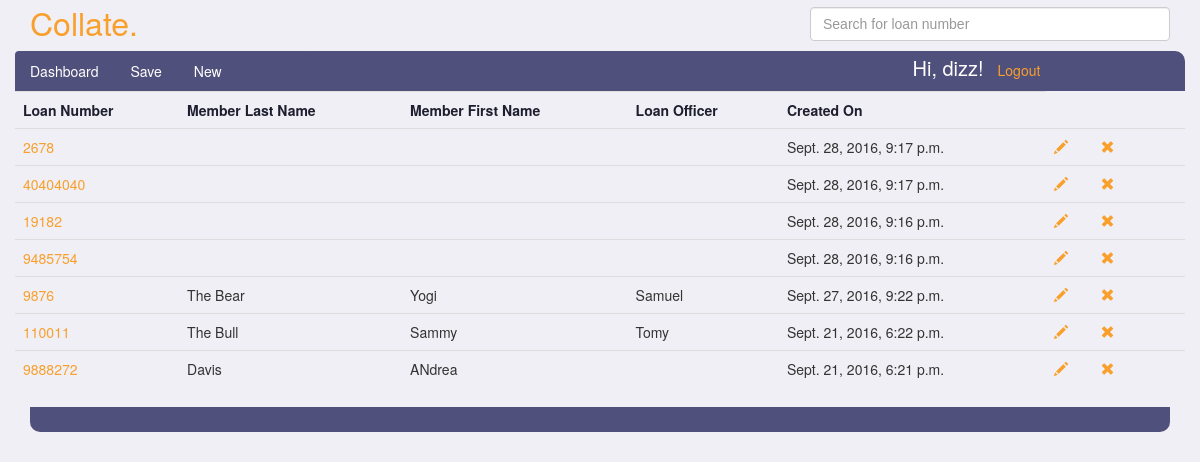
The app's page /dizz/submittals/ (signed in), older data.
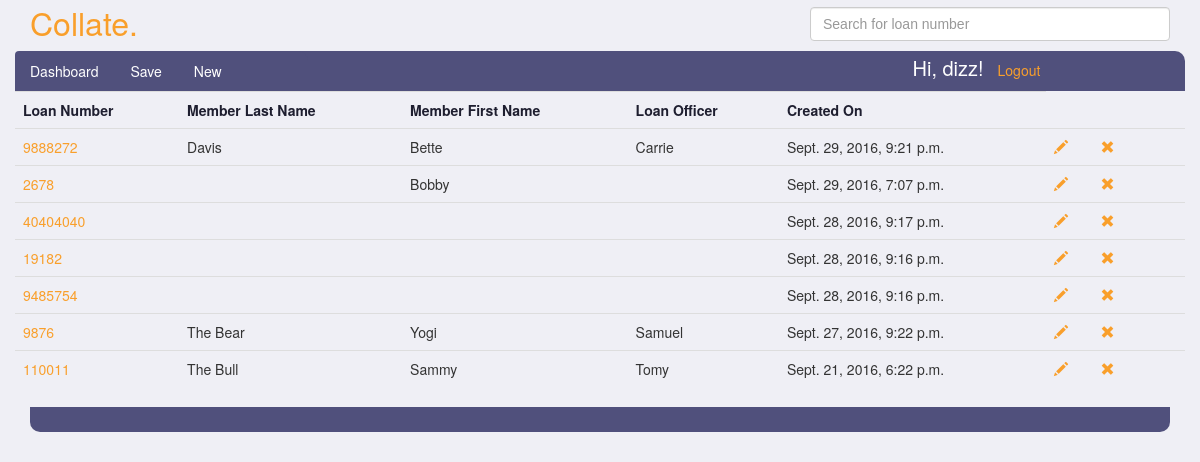
The same page, newer data.
### submittals/models.py (models this page shows, shortened)
class Submittal(models.Model):
    ACCOUNT_TYPES = (
        ('EQ', 'Equity Line of Credit'),
        ('EL', 'Equity Loan'),
    )
    PAY_TYPES = (
        ('BW', 'Bi-Weekly'),
        ('SM', 'Semi-Monthly'),
        ('MO', 'Monthly'),
        ('WK', 'Weekly'),
    )
    EMAIL_TEMPLATE_TYPES = (
        ('IN', 'Initial Contact - Email'),
        ('PR', 'Processor Submit - Email'),
        ('IA', 'Initial Approval - Email'),
        ('FN', 'Final Approval - Email'),
    )
    SMS_TEMPLATE_TYPES = (
        ('IN', 'Initial Contact - SMS'),
        ('PR', 'Processor Submit - SMS'),
        ('IA', 'Initial Approval - SMS'),
        ('FN', 'Final Approval - SMS'),
    )
    loan_number = models.PositiveIntegerField(unique=True)
    account_type = models.CharField(max_length=256, blank=True, choices=ACCOUNT_TYPES)
    loan_officer = models.CharField(max_length=256, blank=True)
    loan_processor = models.ForeignKey(Person, related_name="submittals", null=True, blank=True)
    loan_story = models.CharField(max_length=2560, blank=True)
    b1_first_name = models.CharField(max_length=256, blank=True)
    b1_last_name = models.CharField(max_length=256, blank=True)
    b2_first_name = models.CharField(max_length=256, blank=True)
    b2_last_name = models.CharField(max_length=256, blank=True)
    b1_employer_name = models.CharField(max_length=256, blank=True)
    b2_employer_name = models.CharField(max_length=256, blank=True)
    b1_phone_number = models.CharField(max_length=256, blank=True)
    b2_phone_number = models.CharField(max_length=256, blank=True)
    sms_template_select = models.CharField(max_length=256, blank=True, choices=SMS_TEMPLATE_TYPES)
    sms_message = models.CharField(max_length=512, blank=True)
    b1_email_address = models.EmailField(max_length=256, blank=True)
    b2_email_address = models.EmailField(max_length=256, blank=True)
    email_template_select = models.CharField(max_length=256, blank=True, choices=EMAIL_TEMPLATE_TYPES)
    email_message = models.CharField(max_length=2048, blank=True)
    b1_hire_date = models.CharField(max_length=256, blank=True)
    b2_hire_date = models.CharField(max_length=256, blank=True)
    b1_income_amount = models.PositiveIntegerField(null=True, blank=True)
    b2_income_amount = models.PositiveIntegerField(null=True, blank=True)
    b1_pay_frequency = models.CharField(max_length=256, blank=True, choices=PAY_TYPES)
    b2_pay_frequency = models.CharField(max_length=256, blank=True, choices=PAY_TYPES)
    b1_period_end_date = models.CharField(max_length=256, blank=True)
    b2_period_end_date = models.CharField(max_length=256, blank=True)
    b1_income_output = models.CharField(max_length=256, blank=True)
    b2_income_output = models.CharField(max_length=256, blank=True)
    created_at = models.DateTimeField(auto_now=True)

### submittals/views.py (the view)
# urls.py: url(r'^(?P<username>\w+)/submittals/$', views.dashboard, name='dashboard'),
@login_required
def dashboard(request, username):
    if request.method == 'GET':
        person = Person.objects.get(user=request.user)
        submittals = person.submittals.all().order_by('-created_at')
        loan_list = list(submittals.values_list('loan_number', flat=True))
        loan_strings = list(map(str, loan_list))
        loan_numbers = json.dumps(loan_strings)
    return render(request, 'dashboard.html', {'submittals': submittals, 'autolist': loan_numbers })

### templates/dashboard.html (shortened to what this page needs)
{% extends 'submittal-layout.html' %}
{% block body %}
<div class="container">
<main class="drop-down">
    <section class="row dashboard-first-row">
        <table class="table table-hover submittal-list">
        <tr>
            <th>Loan Number</th>
            <th>Member Last Name</th>
            <th>Member First Name</th>
            <th>Loan Officer</th>
            <th>Created On</th>
        </tr>
        {% for s in submittals %}
            <tr id="item-{{ s.id }}">
                <td><a href="/{{ request.user.username }}/submittals/{{ s.id }}">{{ s.loan_number }}</a></td>
                <td>{{ s.b1_last_name }}</td>
                <td>{{ s.b1_first_name }}</td>
                <td>{{ s.loan_officer }}</td>
                <td>{{ s.created_at }}</td>
                <td><a href="/{{ request.user.username }}/submittals/{{ s.id }}"><span title="Edit" id="{{ s.id }}"
                          class="glyphicon glyphicon-pencil edit-glyphicon"></span></a></td>
                <td><span title="Delete" id="{{ s.id }}"
                          class="glyphicon glyphicon-remove delete-glyphicon delete-submit"></span></td>
            </tr>
        {% endfor %}
            </table>
        </section>
    <div class="nav-bottom"></div>
            </div>
      <div class="col-md-4"></div>
      <div class="col-md-4"></div>
    <div class="row">
      <div class="col-md-6"></div>
      <div class="col-md-6"></div>
    </div>
{% endblock %}

### templates/submittal-layout.html (shortened to what this page needs)
<!DOCTYPE html>
<html>
<head>
<link rel="stylesheet" href="https://maxcdn.bootstrapcdn.com/bootstrap/3.3.7/css/bootstrap.min.css"
>
{% load static %}
<link rel="stylesheet" type="text/css" href="{% static 'css/submittals.css' %}">
    <link rel="stylesheet" type="text/css" href="{% static 'css/dashboard.css' %}">
     <link rel="stylesheet" href="//code.jquery.com/ui/1.12.1/themes/base/jquery-ui.css">
</head>
<body>
<div class="container">
    <div class="row">
        <section class="col-xs-2 title"><a href='/'>Collate.</a></section>
        <section class="ui-widget col-xs-4 pull-right">
            <input type="search" name="search" class="form-control" id="search-box" placeholder="Search for loan number">
        </section>
    </div>
    <div class="row">
<header class="nav">
    <ul class="nav nav-pills col-md-3 col-sm-5 col-xs-8">
      <li role="presentation" class="active"><a href="/{{ user.username }}/submittals/">Dashboard</a></li>
      <li role="presentation"><a onClick="saveSubmit(); return false;" id="save" href="">Save</a></li>
      <li role="presentation"><a href="/{{ user.username }}/submittals/new/">New</a></li>
</ul>
        <ul class="col-md-3 pull-right list-inline logout-list">
            <li><h5>Hi, {{ request.user.username }}!</h5></li>
            <li><a href="/logout_user/">Logout</a></li>
            </ul>
        </header>
    </div>
</div>
{% block body %}
{% endblock %}
</body>
</html>

### submittals/static/css/submittals.css (style rules this page uses)
.title a { margin-top: 5px; padding: 0px; color: #f99f2b !important; font-family: Helvetica Neue, Helvetica, Arial, sans-serif; letter-spacing: 0; font-size: 32px; }
body { background-color: #efeff5; }
a { color: white; }
h5 { margin: 0; font-size: 20px; }
.nav { background-color: #50507c; border-top-right-radius: 10px; border-top-left-radius: 10px; color: white; }
.nav .active a { background-color: #50507c !important; }
.logout-list { margin-top: 6px; }
.logout-list li a { color: #f99f2b; }
#search-box { margin-top: 7px; margin-bottom: 10px; }

### submittals/static/css/dashboard.css (style rules this page uses)
.table { border-color: #000; border-bottom: 0 !important; }
.table th { background-color: #efeff5 !important; color: #1e1e2f; }
.table a { color: #f99f2b; }
.nav-bottom { background-color: #50507c; height: 25px; border-bottom-right-radius: 10px; border-bottom-left-radius: 10px; color: white; }
.delete-glyphicon { margin-right: 30px; font-size: 14px; color: #f99f2b; cursor: pointer; }

Row changes from the older to the newer data that the page shows:
changed Submittal "Davis": b1_first_name "ANdrea" → "Bette"; loan_officer (not shown) → "Carrie"; created_at "Sept. 21, 2016, 6:21 p.m." → "Sept. 29, 2016, 9:21 p.m."; moves up the list
changed Submittal: b1_first_name (not shown) → "Bobby"; created_at "Sept. 28, 2016, 9:17 p.m." → "Sept. 29, 2016, 7:07 p.m."
